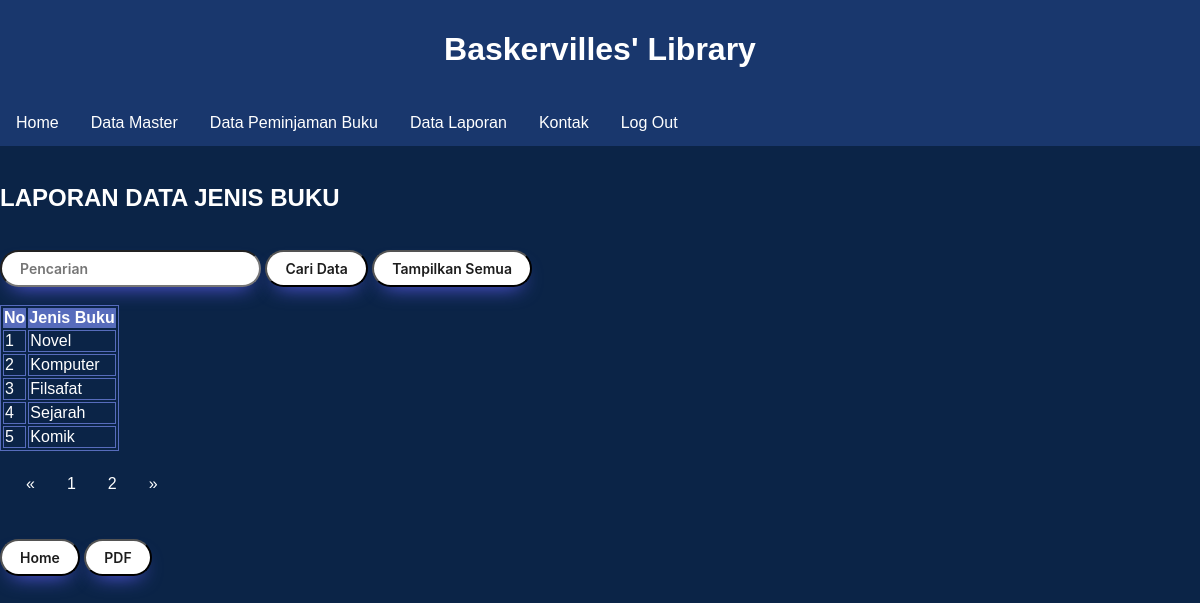
Screenshot of /lihat_jenis.php with the database file from the repository.
### tables this page shows
CREATE TABLE `jenis` (
  `No` int(15) NOT NULL AUTO_INCREMENT,
  `Jenis` varchar(15) NOT NULL,
  PRIMARY KEY (`No`,`Jenis`)
);

### lihat_jenis.php (the view, shortened to what this page needs)
<!DOCTYPE html>
<html>
	<head>
	</head>
<body>
<header>
	<h1>Baskervilles' Library</h1>
</header>
	<nav class="header">
		<div class="menu-dropmenu">
			<ul>
				<li><a href="home.php">Home</a></li>
				<li class="dropdown"><a href="#">Data Master</a>
				</li>
				<li class="dropdown"><a href="#">Data Peminjaman Buku</a>
				</li>
				<li class="dropdown"><a href="#">Data Laporan</a>
				</li>
				<li><a href="kontak.php">Kontak</a></li>
				<li><a href="log-out.php">Log Out</a></li>
			</ul>
		</div>
	</nav>
<br>
<?php
	require_once'koneksi.php';
	$no = 1;
?>
<?php
	$batas = 5;
	$halaman = isset($_GET['halaman'])?(int)$_GET['halaman'] : 1;
	$halaman_awal = ($halaman>1) ? ($halaman * $batas) - $batas : 0;
	$previous = $halaman - 1;
	$next = $halaman + 1;
	$data = mysqli_query($db,"select * from jenis");
	$jumlah_data = mysqli_num_rows($data);
	$total_halaman = ceil($jumlah_data / $batas);
	$data_buku = mysqli_query($db,"select * from jenis limit $halaman_awal, $batas");
?>
<h2><font color="white">LAPORAN DATA JENIS BUKU</h2>
<br>
	<form method="post">
		<input type="text" name="nt" placeholder="Pencarian">
		<input type="submit" name="submit" value="Cari Data">
		<input type="button" onclick="location.href='lihat_jenis.php';" value="Tampilkan Semua"
	<form>
<br/>
<br/>
	<div class = "container">
		<table class="table table-bordered">
			<thead class="thead-dark">
				<tr>
					<th>No</th>
					<th>Jenis Buku</th>
				</tr>
			</thead>
			<tbody>
			<?php
			if (ISSET($_POST['submit'])) {
				$cari = $_POST['nt'];
				$query2 = "SELECT * FROM jenis WHERE jenis LIKE '%$cari%'";
				$sql = mysqli_query($db, $query2);
				while ($r = mysqli_fetch_array($sql)) {
			?>
					<script language="JavaScript">
						alert('Data ditemukan!');
					</script>
					<tr>
						<td><?php echo $no++ ?></td>
						<td><?php echo $r['Jenis']; ?></td>
					</tr>
			<?php
				}
			} else {
				while ($d = mysqli_fetch_array($data_buku)) {
			?>
					<tr>
						<td><?php echo $d['No']; ?></td>
						<td><?php echo $d['Jenis']; ?></td>
					</tr>
			<?php
				}
			}
			?>
		</tbody>
	</table>
		<nav>
			<ul class="pagination justify-content-center">
					<a class="page-link" <?php if($halaman > 1){ echo "href='?halaman=$previous'"; } ?>>&laquo;</a>
				<?php
				for($x=1;$x<=$total_halaman;$x++){
					?>
					<a class="page-link" href="?halaman=<?php echo $x ?>"><?php echo $x; ?></a>
					<?php
				}
				?>
					<a  class="page-link" <?php if($halaman < $total_halaman) { echo "href='?halaman=$next'"; } ?>>&raquo</a>
			</ul>
		</nav>
</div>
	<br>
	<tr height="46">
			<td>
				<input type="button" onclick="location.href='home.php';" value="Home"
			</td>
			<td>
				<input type = "button" onclick="location.href='laporan-jenis.php';" value = "PDF"
			</td>
		</tr>
</body>
</html>

### lihat_jenis.php (style rules this page uses)
body { padding: 0; margin: 0; font-family: Arial, sans-serif; background-color: #0B2447; }
header { background-color:#19376D; color: #fff; padding: 10px; text-align: center; }
.menu-dropmenu { background-color: #19376D; }
.menu-dropmenu ul { list-style-type: none; margin: 0; padding: 0; overflow: hidden; }
.menu-dropmenu > ul > li { float: left; }
.menu-dropmenu li a { display: inline-block; color: #ffffff; text-align: center; padding: 14px 16px; text-decoration: none; }
li.dropdown { display: inline-block; }
table,tr,td { color: #FFFFFF; border: 1px solid; border-color:#576CBC; }
thead { background-color: #576CBC; }
input { background: #FFFFFF; border-radius: 999px; box-shadow: #5E5DF0 0 10px 20px -10px; box-sizing: border-box; color: #1d1d1d; font-family: Inter,Helvetica; font-size: 14px; font-weight: 600; padding: 8px 18px; }
.pagination { display: inline-block; padding:0px 10px; }
.pagination a { color: #FFFFFF; float: left; padding: 8px 16px; text-decoration: none; }
a { text-decoration: none; color: white; }

### rows the page displays
jenis: No "1", Jenis "Novel"
jenis: No "2", Jenis "Komputer"
jenis: No "3", Jenis "Filsafat"
jenis: No "4", Jenis "Sejarah"
jenis: No "5", Jenis "Komik"
